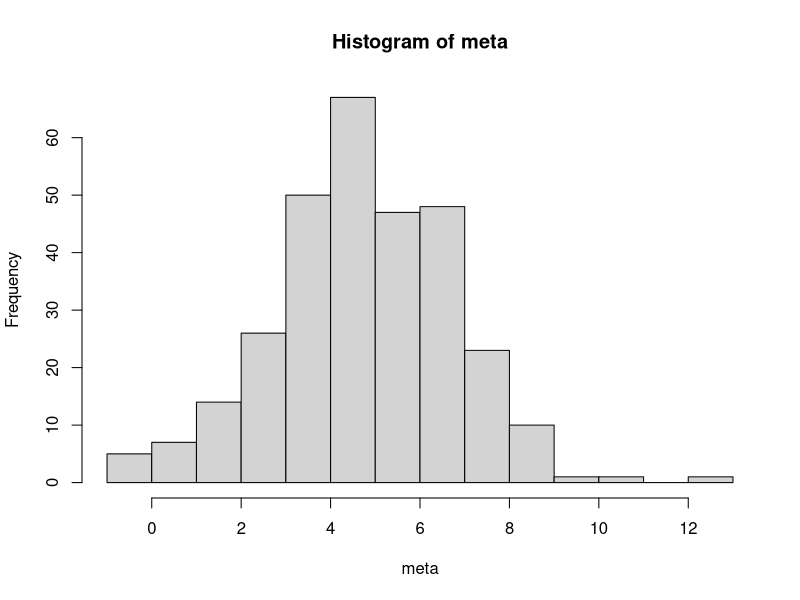
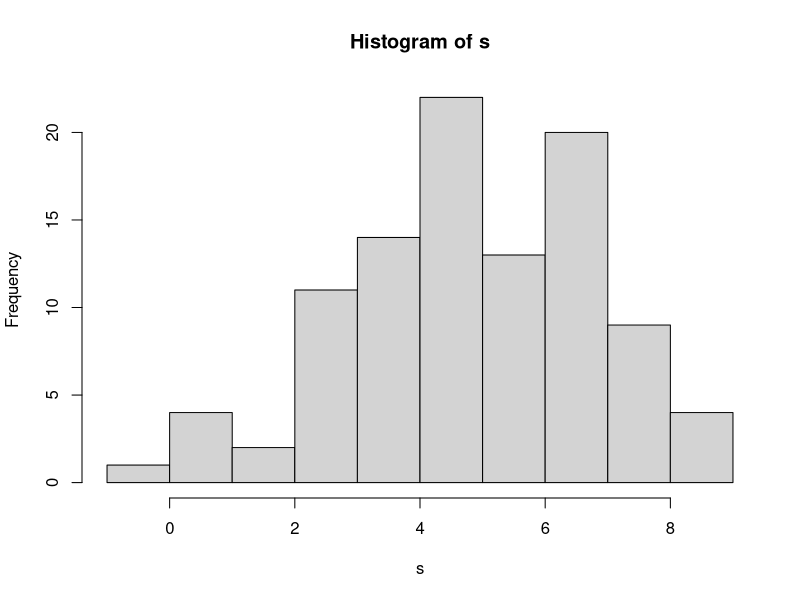

Recreate these plots in R, in order.
## ---- chunk 1
knitr::opts_chunk$set(echo = TRUE)
## ---- chunk 2
meta<-rnorm(300,5,2)
hist(meta)
## ---- chunk 3
idx<-as.integer(runif(100)*300)+1
s<-meta[idx]
s.sum<-summary(s)
hist(s)
s.mean<-(s.sum[4])
s.sd<-sd(s)/sqrt(300)

print("sample mean")
print(s.mean)
print("sample sd")
print(s.sd)
s.conf<-c(-1.96*s.sd,1.96*s.sd)+s.mean

